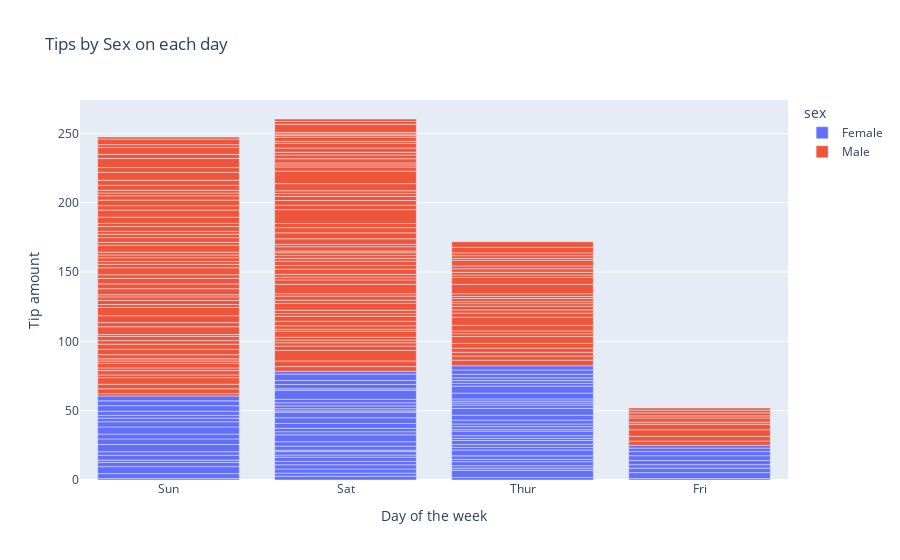

The notebook cell saved with this chart:
### Code cell
df_us = px.data.gapminder().query("country == 'United Kingdom'")
px.bar(df_us, x='year', y='pop')
df_tips = px.data.tips()

px.bar(df_tips, x='day', y='tip', color='sex', title='Tips by Sex on each day', labels = {'tip':'Tip amount', 'day':'Day of the week'})

### Figure 1 — Plotly figure (JSON) as saved in the notebook; plotly's stock layout.template omitted (floating-point values rounded to 4 significant figures; data arrays with more than 128 entries replaced by an {"elided": "..."} marker saying what was removed)
{"data": [{"alignmentgroup": "True", "hovertemplate": "sex=Female<br>Day of the week=%{x}<br>Tip amount=%{y}<extra></extra>", "legendgroup": "Female", "marker": {"color": "#636efa", "pattern": {"shape": ""}}, "name": "Female", "offsetgroup": "Female", "orientation": "v", "showlegend": true, "textposition": "auto", "type": "bar", "x": ["Sun", "Sun", "Sun", "Sun", "Sun", "Sun", "Sat", "Sat", "Sat", "Sat", "Sat", "Sat", "Sun", "Sun", "Sat", "Sat", "Sat", "Sat", "Sat", "Sat", "Sat", "Thur", "Thur", "Fri", "Fri", "Fri", "Fri", "Fri", "Sat", "Sat", "Sat", "Sat", "Sat", "Sun", "Sun", "Thur", "Thur", "Thur", "Thur", "Thur", "Thur", "Thur", "Thur", "Thur", "Thur", "Thur", "Thur", "Thur", "Thur", "Thur", "Thur", "Thur", "Thur", "Thur", "Thur", "Thur", "Thur", "Sun", "Sun", "Sun", "Sun", "Sun", "Sat", "Sat", "Sun", "Sun", "Sun", "Thur", "Thur", "Thur", "Thur", "Thur", "Thur", "Thur", "Sat", "Sat", "Sat", "Sat", "Sat", "Fri", "Fri", "Fri", "Fri", "Sat", "Sat", "Sat", "Thur"], "xaxis": "x", "y": [1.01, 3.61, 5, 3.02, 1.67, 3.5, 2.75, 2.23, 3, 3, 2.45, 3.07, 2.6, 5.2, 1.5, 2.47, 1, 3, 3.14, 5, 2.2, 1.83, 5.17, 1, 4.3, 3.25, 2.5, 3, 2.5, 3.48, 4.08, 4, 1, 4, 3.5, 1.5, 1.8, 2.92, 1.68, 2.52, 4.2, 2, 2, 2.83, 1.5, 2, 3.25, 1.25, 2, 2, 2.75, 3.5, 5, 2.3, 1.5, 1.36, 1.63, 5.14, 3.75, 2.61, 2, 3, 1.61, 2, 4, 3.5, 3.5, 4.19, 5, 2, 2.01, 2, 2.5, 3.23, 2.23, 2.5, 6.5, 1.1, 3.09, 3.48, 3, 2.5, 2, 2.88, 4.67, 2, 3], "yaxis": "y"}, {"alignmentgroup": "True", "hovertemplate": "sex=Male<br>Day of the week=%{x}<br>Tip amount=%{y}<extra></extra>", "legendgroup": "Male", "marker": {"color": "#EF553B", "pattern": {"shape": ""}}, "name": "Male", "offsetgroup": "Male", "orientation": "v", "showlegend": true, "textposition": "auto", "type": "bar", "x": {"elided": "157 str values"}, "xaxis": "x", "y": {"elided": "157 float values"}, "yaxis": "y"}], "layout": {"barmode": "relative", "legend": {"title": {"text": "sex"}, "tracegroupgap": 0}, "title": {"text": "Tips by Sex on each day"}, "xaxis": {"anchor": "y", "domain": [0, 1], "title": {"text": "Day of the week"}}, "yaxis": {"anchor": "x", "domain": [0, 1], "title": {"text": "Tip amount"}}}}
